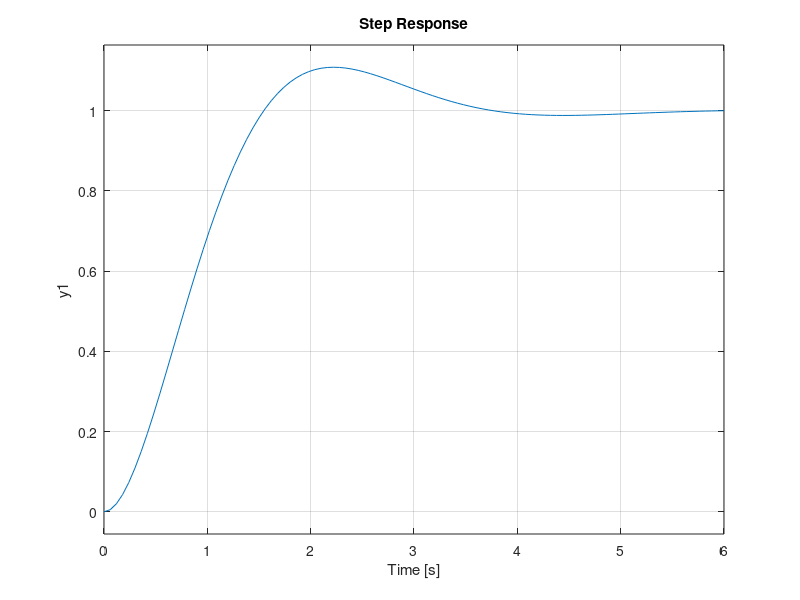

The MATLAB source for this figure: (Note: this script raises an error after producing the figure.)

% FUCION DE TRANSFERENCIA

num=3;
den=[1 2 3];
Gs=tf(num,den);

figure("Name", "Respuesta al Impulso y Escalon")
% Respuesta al Impulso
subplot(2,1,1);
impulse(Gs);
% Respuesa al Escalon
subplot(2,1,2);
step(Gs);

% Vectores de valores
% Impulso
[y_impulse, t_impulse] = impulse(Gs);
% Escalón
[y_step, t_step] = step(Gs);

% FUCION DE TRANSFERENCIA CON RESTRASO

Gs_delayed = tf(num,den, 'InputDelay', 2);

figure("Name", "Respuesta al Impulso y Escalon con Retraso")
% Respuesta al Impulso
subplot(2,1,1);
impulse(Gs_delayed);
% Respuesa al Escalon
subplot(2,1,2);
step(Gs_delayed);

% Vectores de valores
% Impulso
[y_impulse_delayed, t_impulse_delayed] = impulse(Gs_delayed);
% Escalón
[y_step_delayed, t_step_delayed] = step(Gs_delayed);

% PUNTOS MAXIMOS

% Impulso
y_impulse_max = max(y_impulse)
t_impulse_max = t_impulse(find(y_impulse == y_impulse_max) + 1)
% Escalón
y_step_max = max(y_step)
t_step_max = t_step(find(y_step == y_step_max) + 1)

% Impulso con Retraso
y_impulse_delayed_max = max(y_impulse_delayed)
t_impulse_delayed_max = t_impulse_delayed(find(y_impulse_delayed == y_impulse_delayed_max) + 1)
% Escalón con Retraso
y_step_delayed_max = max(y_step_delayed)
t_step_delayed_max = t_step_delayed(find(y_step_delayed == y_step_delayed_max) + 1)

figure("Name", "Respuesta al Impulso y Escalón con y sin Retraso y Maximos");
subplot(2,1,1);
hold on;
plot(t_impulse, y_impulse, 'b-');
plot(t_step, y_step, 'b-');
plot(t_impulse_max, y_impulse_max, 'r');
hold off;




ts = 0.1;
t = 0:ts:30;
t = t';

N = length(t);







size_y = int32(N/5);

% Señal Arbitraria
s1 = linspace(0, 3, size_y);
s2 = ones(1, size_y)*3;
s3 = ones(1, size_y)*5;
s4 = linspace(5, 2, size_y);
s5 = ones(1, size_y + 1);

arbsig = [s1 s2 s3 s4 s5]';

% SIMULINK
u = [t arbsig];

figure;
subplot(2, 1, 1);
plot(arbsig);
subplot(2, 1, 2);
lsim(Gs, arbsig, t);
